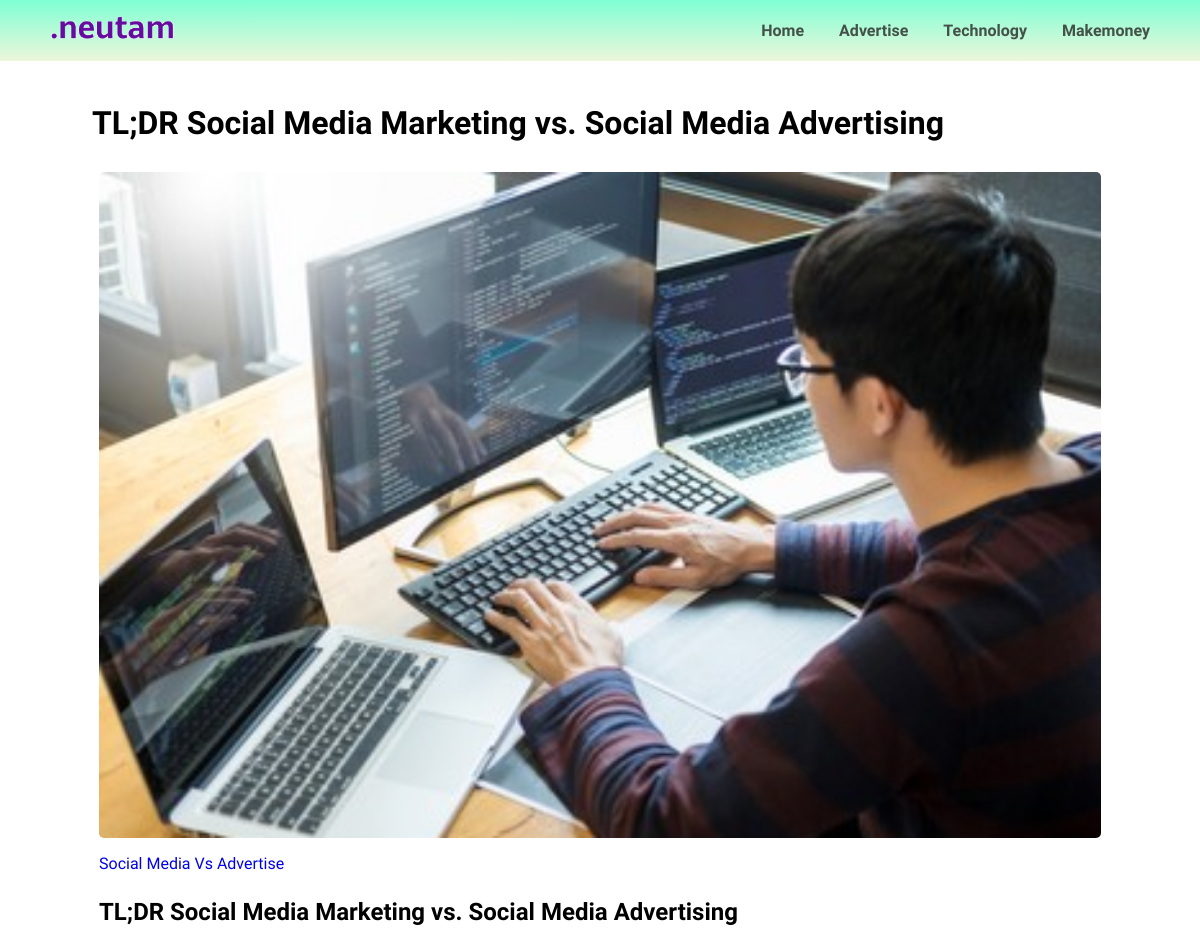
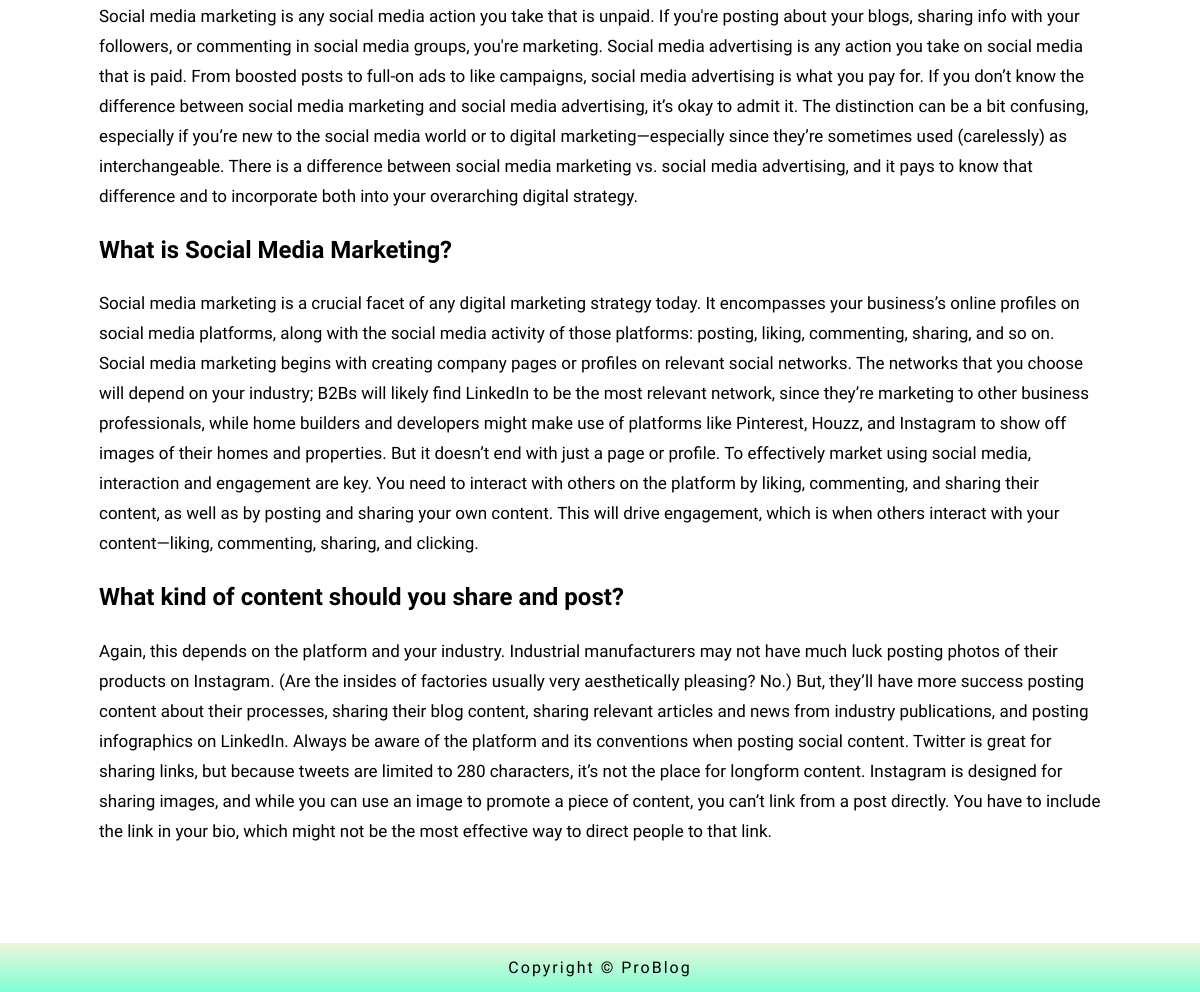
Page /ades/1/ on the committed database (2 pictures, top to bottom).
### core/models.py (models this page shows)
class Advertise(models.Model):
    title = models.CharField(max_length=500)
    photo = models.ImageField(upload_to="myimage")
    date = models.DateTimeField(auto_now_add=True)
    backlink = models.URLField(max_length=150, blank=True)
    linkname = models.CharField(max_length=150, blank=True)
    desc = models.TextField(max_length=2500)
    subtitleone = models.CharField(max_length=500, blank=True)
    subphotoone = models.ImageField(upload_to="myimage", blank=True)
    subdescone =models.TextField(max_length=2500, blank=True)
    subtitletwo = models.CharField(max_length=500, blank=True)
    subphototwo = models.ImageField(upload_to="myimage", blank=True)
    subdesctwo =models.TextField(max_length=2500, blank=True)
    subtitlethree = models.CharField(max_length=500, blank=True)
    subphotothree = models.ImageField(upload_to="myimage", blank=True)
    subdescthree =models.TextField(max_length=2500, blank=True)

### core/views.py (the view)
# urls.py: path('ades/<int:id>/', views.ads_des, name='ads-desc'),
def ads_des(request, id):
    pi = Advertise.objects.get(pk=id)
    return render(request, 'core/ads-desc.html',{'pi':pi})

### core/templates/core/ads-desc.html (shortened to what this page needs)
{% extends 'core/base.html' %}
{% load static %}
{% block content %}
<link rel="stylesheet" href="{% static 'core/css/con-desc.css'%}">
  <div class="ads-desc-title">
           <h1>{{pi.title}}</h1>
         <div class="desc-img-res">
            <img src="{{pi.photo.url}}" alt="Lorem ipsum dolor sit amet, consectetur adipiscing elit." width="100%" height="100%">
         </div>
        <div class="ads-desc-con">
            <a href="{{pi.backlink}}">{{pi.linkname}}</a>
            <h2>{{pi.title}}</h2>
                <p>{{pi.desc}}</p>
            <h2>{{pi.subtitleone}}</h2>
                <p>{{pi.subdescone}}</p>
            <h2>{{pi.subtitletwo}}</h2>
            <p>{{pi.subdesctwo}}</p>
            <h2>{{pi.subtitlethree}}</h2>
        </div>
    </div>
{% endblock content %}

### core/static/core/css/Style.css (style rules this page uses)
* { box-sizing: border-box; }
body { margin: 0; padding: 0; font-family: 'Muli', sans-serif; }
a { text-decoration: none; }

### core/static/core/css/con-desc.css (style rules this page uses)
.ads-desc-title { width: auto; height: auto; border: 0px solid black; margin: 0px 75px; }
.ads-desc-title h1 { width: auto; height:auto; border: 0px solid red; padding: 5px; line-height: 45px; }
.ads-desc-con { width: auto; height: auto; border: 0px solid black; padding: 12px; }
.ads-desc-con h2 { width: auto; height:auto; border: 0px solid red; padding: 5px 0px; }
.ads-desc-con p { font-size: 17px; line-height: 30px; }
.desc-img-res { width: auto; height: auto; border: 0px solid yellow; padding: 0 12px; }
.desc-img-res img { width: 100%; height: 85%; border: 0px solid red; border-radius: 5px; }

### core/templates/core/ads-desc.html (style rules this page uses)
.ads-desc-title { width: auto; height: auto; border: 0px solid black; margin: 0px 75px; }
.ads-desc-title h1 { width: auto; height:auto; border: 0px solid red; padding: 5px; line-height: 45px; }
.ads-desc-con { width: auto; height: auto; border: 0px solid black; padding: 12px; }
.ads-desc-con h2 { width: auto; height:auto; border: 0px solid red; padding: 5px 0px; }
.ads-desc-con p { font-size: 17px; line-height: 30px; }
.desc-img-res { width: auto; height: auto; border: 0px solid yellow; padding: 0 12px; }
.desc-img-res img { width: 100%; height: 85%; border: 0px solid red; border-radius: 5px; }

### rows in the picture
Advertise: title "TL;DR Social Media Marketing vs. Social Media Advertising", photo (picture), linkname "Social Media Vs Advertise", desc "Social media marketing is any social media action you take that is unpaid. If you're posting about your blogs, sharing info with your followers, or commenting in social media groups, you're marketing. Social media advertising is any action you take on social media that is paid. From boosted posts to full-on ads to like campaigns, social media advertising is what you pay for. If you don’t know the difference between social media marketing and social media advertising, it’s okay to admit it. The distinction can be a bit confusing, especially if you’re new to the social media world or to digital marketing—especially since they’re sometimes used (carelessly) as interchangeable. There is a…", subtitleone "What is Social Media Marketing?", subdescone "Social media marketing is a crucial facet of any digital marketing strategy today. It encompasses your business’s online profiles on social media platforms, along with the social media activity of those platforms: posting, liking, commenting, sharing, and so on. Social media marketing begins with creating company pages or profiles on relevant social networks. The networks that you choose will depend on your industry; B2Bs will likely find LinkedIn to be the most relevant network, since they’re marketing to other business professionals, while home builders and developers might make use of platforms like Pinterest, Houzz, and Instagram to show off images of their homes and properties. But it…", subtitletwo "What kind of content should you share and post?", subdesctwo "Again, this depends on the platform and your industry. Industrial manufacturers may not have much luck posting photos of their products on Instagram. (Are the insides of factories usually very aesthetically pleasing? No.) But, they’ll have more success posting content about their processes, sharing their blog content, sharing relevant articles and news from industry publications, and posting infographics on LinkedIn. Always be aware of the platform and its conventions when posting social content. Twitter is great for sharing links, but because tweets are limited to 280 characters, it’s not the place for longform content. Instagram is designed for sharing images, and while you can use an…"
